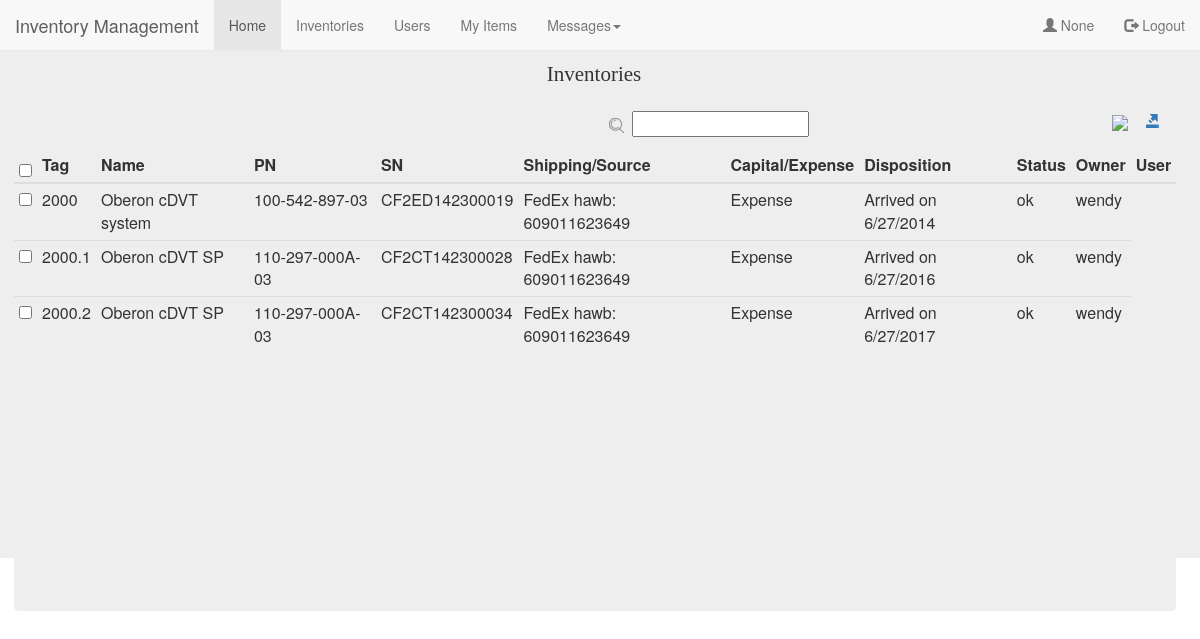
The page /home on the database its author committed.
### IM/model/Inventory.py (models this page shows, shortened)
class Inventory(db.Model):
    __searchable__ = ['tag', 'name']
    id = db.Column(db.Integer, primary_key = True, autoincrement=True)
    tag = db.Column(db.String(64), index=True)
    name = db.Column(db.String(64), index=True)
    PN = db.Column(db.String(64), index=True)
    SN = db.Column(db.String(64), unique=True, index=True)
    shipping = db.Column(db.String(64))
    capital = db.Column(db.String(64))
    disposition = db.Column(db.String(128))
    status = db.Column(db.String(64), index=True)
    owner = db.Column(db.String(64), db.ForeignKey('user.username'))
    user = db.relationship('User')

### IM/router/app_route.py (the view)
@app.route('/home', methods=['GET'])
def home():
    return render_template('mainbody.html',
                            name = session.get('username'),
                            invs = InvDao.get_all_invs())

### IM/dao/InvDao.py (called while the page is built)
    @staticmethod
    def get_all_invs():
        return Inventory.query.all()

### IM/templates/mainbody.html (shortened to what this page needs)
{% extends "index.html" %}
{% block showcontent %}
<div class="jumbotron">
		<div class="flip-container" align="center" id="Inventories">
			<p> Inventories </p>
			<div class="operation-panel-top">
			</div>
			<div class="searchbox">
				<img src="{{url_for('static', filename='img/search.png')}}">
				<input type="text" id="search-inventory"></input>
			</div>
			<div class="operation-btns">
				<img class="new-btn" src="{{url_for('static', filename='img/new.png')}}"></img>
				<a href="/static/export_file/export.xls" download="export" id="export-excel">
		        			<span class="glyphicon glyphicon-export"></span>
				</a>
			</div>
			<div class="flipper">
				<div class="front">
					<table class="table table-condensed"  align="center">
						<thead>
							<tr>
								<th><input type="checkbox" id="check-head"/></th>
								<th>Tag</th>
								<th>Name</th>
								<th>PN</th>
					        	<th>SN</th>
					        	<th>Shipping/Source</th>
					        	<th>Capital/Expense</th>
					        	<th>Disposition</th>
					        	<th>Status</th>
					        	<th>Owner</th>
					        	<th>User</th>
							</tr>
						</thead>
						<tbody>
						{% for inv in invs %}
							<tr>
								<td><input type="checkbox" class="check-item"/></td>
								<td>{{inv.tag}}</td>
								<td>{{inv.name}}</td>
								<td>{{inv.PN}}</td>
								<td>{{inv.SN}}</td>
								<td>{{inv.shipping}}</td>
								<td>{{inv.capital}}</td>
								<td>{{inv.disposition}}</td>
								<td>{{inv.status}}</td>
								<td>{{inv.owner}}</td>
							</tr>
						{% endfor %}
						</tbody>
					</table>
				</div>
			</div>
		</div>
</div>
{% endblock %}

### IM/templates/index.html (shortened to what this page needs)
{% extends "base.html" %}
{% block content %}
<nav class="navbar navbar-default navbar-fixed-top">
  <div class="container-fluid">
    <div class="navbar-header">
      <a class="navbar-brand" href="#">Inventory Management</a>
    </div>
    <ul class="nav navbar-nav">
      <li class="active"><a href="#">Home</a></li>
      <li><a href="#">Inventories</a></li>
      <li><a href="#">Users</a></li>
      <li><a href="#">My Items</a></li>
      <li class="dropdown">
      	<a class="dropdown-toggle" data-toggle="dropdown" href="#">Messages<span class="caret"></span>
      	</a>
      </li>
    </ul>
    <ul class="nav navbar-nav navbar-right">
      <li><a href="#"><span class="glyphicon glyphicon-user"></span> {{name}}</a></li>
      <li><a href="/login"><span class="glyphicon glyphicon-log-out"></span> Logout</a></li>
    </ul>
  </div>
</nav>
<div>
	{% block showcontent %}{% endblock %}
</div>
{% endblock %}

### IM/templates/base.html (shortened to what this page needs)
<html>
	<head id="header" role="banner">
    	<link href="{{url_for('static', filename='css/style.css')}}" rel='stylesheet'>
    	<link href="{{url_for('static', filename='css/login.css')}}" rel='stylesheet'>
		<link rel="stylesheet" href="{{url_for('static', filename='css/bootstrap.min.css')}}">
    	<link rel="stylesheet" href="{{url_for('static', filename='css/jquery-ui.min.css')}}"></script>
	</head>
  	<body>
	    {% block content %}{% endblock %}
	</body>
</html>

### IM/static/css/style.css (style rules this page uses)
.flip-container { perspective: 1000; }
.flip-container > p { padding-top: 0.5em; font-family: cursive; font-weight: bold; font-size: 1.5em; }
.flip-container, .front, .back { width: 99%; height: 33em; }
.flipper { transition: 1s; transform-style: preserve-3d; position: relative; margin-left: 1em; margin-top: 0.3em; }
.front, .back { backface-visibility: hidden; border-radius: 5px; position: absolute; top: 0; left: 0; overflow: auto; }
.front { z-index: 2; background-color: #eeeeee; }
.searchbox { display: inline-block; margin-top: 0.5em; margin-bottom: 0.6em; }
.searchbox img { display: inline; margin-right: 0.3em; }
.operation-btns { display: inline-block; float: right; margin-top: 0.5em; margin-right: 2em; }
.operation-btns img { margin-right: 1em; }
.operation-panel-top { display: inline-block; float: left; margin-left: 8em; margin-bottom: 0.6em; padding-left: 3em; }

### rows shown on the page
Inventory: tag "2000", name "Oberon cDVT system", PN "100-542-897-03", SN "CF2ED142300019", shipping "FedEx hawb: 609011623649", capital "Expense", disposition "Arrived on 6/27/2014", status "ok", owner "wendy"
Inventory: tag "2000.1", name "Oberon cDVT SP", PN "110-297-000A-03", SN "CF2CT142300028", shipping "FedEx hawb: 609011623649", capital "Expense", disposition "Arrived on 6/27/2016", status "ok", owner "wendy"
Inventory: tag "2000.2", name "Oberon cDVT SP", PN "110-297-000A-03", SN "CF2CT142300034", shipping "FedEx hawb: 609011623649", capital "Expense", disposition "Arrived on 6/27/2017", status "ok", owner "wendy"

### other values the page prints
{{ name }} "None"
